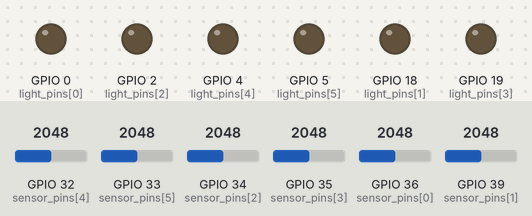
Simulated run of this sketch. Board: ESP32. Shown: output pins drawn as LEDs (lit = HIGH). Inputs (shaded band) come from the test bench; at power-on: GPIO 34 (sensor_pins[2]) = 2048, GPIO 32 (sensor_pins[4]) = 2048, GPIO 33 (sensor_pins[5]) = 2048, GPIO 35 (sensor_pins[3]) = 2048, GPIO 36 (sensor_pins[0]) = 2048, GPIO 39 (sensor_pins[1]) = 2048. What the sketch prints to the serial monitor is not drawn.

Above: at 3.2 s.
3.3 s: GPIO 34 (sensor_pins[2]) set to 251
6.3 s: GPIO 34 (sensor_pins[2]) set to 227
At 7.0 s:
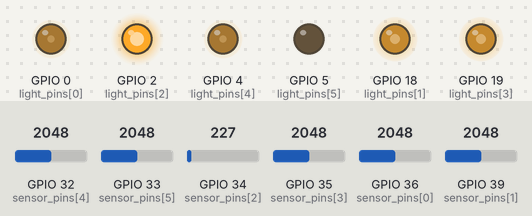
7.8 s: GPIO 32 (sensor_pins[4]) set to 252
9.3 s: GPIO 32 (sensor_pins[4]) set to 212
At 10.8 s:
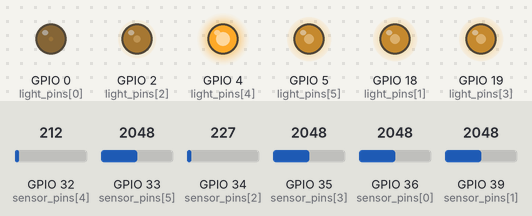
11.1 s: GPIO 33 (sensor_pins[5]) set to 249
12.6 s: GPIO 33 (sensor_pins[5]) set to 226
At 13.1 s:
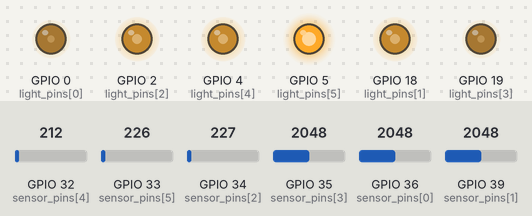
Timing chart, 0 to 15.1 s (numbered marks = the images above; inputs shaded):
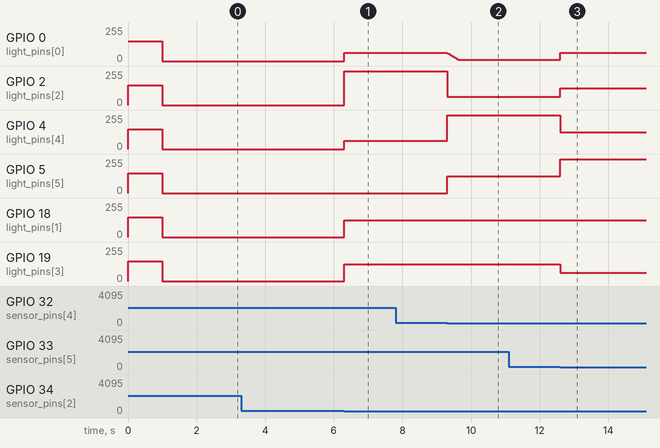

The sketch:

main.ino
```cpp
/********
 *
 * ******/
#include <WiFi.h>
#include <WiFiClient.h>
#include <WiFiUdp.h>
#include <String.h>
#include <HTTPClient.h>
#include <esp_log.h>
#include <ArduinoJson.h>


//WIFI CONFIG
#define SSID        "loza"
#define PASSWORD    "la123456"

#define TESTMODE
//#define SEND_DATA
//#define DIM_READ
#define SENSOR_READ

#define SENSOR_NUM  6
#define LIGHT_NUM   6

#define COMPARE_SENSOR 29

//LEDC SETUP - ANALOG WRITEE
#define LEDC_TIMER_13_BIT  13
#define LEDC_BASE_FREQ     5000
#define TEST_LIGHT         150


bool overriden;
uint8_t overridenBrightness;

uint32_t callTime = 0;
uint32_t callTime_REQ = 0;

uint8_t sensor_pins[LIGHT_NUM] = {36, 39, 34, 35, 32, 33};


uint8_t light_pins[SENSOR_NUM] = {0, 18, 2, 19, 4, 5};
uint8_t sensor_state[SENSOR_NUM];
uint8_t sensor_fail[SENSOR_NUM] = {0, 0, 0, 0, 0, 0};

uint8_t light_state[LIGHT_NUM][3] = {   {255, 0, 0}, //SET_STATE, CURRENT STATE 0-255, ALWAYS_ON
                                        {255, 0, 0},
                                        {255, 0, 0},
                                        {255, 0, 0},
                                        {255, 0, 0},
                                        {255, 0, 0}
};

void WifiConnect(char ssid[], char pass[]){

    #ifdef TESTMODE
    Serial.print("Connecting to: ");
    Serial.println(ssid);
    #endif//TESTMODE

    WiFi.mode(WIFI_STA);
    WiFi.begin(ssid, pass);

    while (WiFi.waitForConnectResult() != WL_CONNECTED) {

        #ifdef TESTMODE
        Serial.println("Connection Failed! Rebooting system in 2 seconds.");
        #endif//TESTMODE

        //Wait 2 seconds before restarting the device
        delay(2000);

        ESP.restart();
    }

    #ifdef TESTMODE
    Serial.println ( "" );
    Serial.print ( "Connected to " ); Serial.println ( ssid );
    Serial.print ( "IP address: " ); Serial.println ( WiFi.localIP() );
    #endif //TEST_MODE

}

void setupPins_light(uint8_t num){

    uint8_t COUNTER;

    for(COUNTER = 0; COUNTER < num; COUNTER++){

        ledcSetup(COUNTER, LEDC_BASE_FREQ, LEDC_TIMER_13_BIT);

        ledcAttachPin(light_pins[COUNTER], COUNTER);
    }

}

void ledcAnalogWrite(uint8_t channel, uint32_t value, uint32_t valueMax = 255) {
  // calculate duty, 8191 from 2 ^ 13 - 1
  uint32_t duty = (8191 / valueMax) * _min(value, valueMax);
  // write duty to LEDC
  ledcWrite(channel, duty);
}

void testSensor(){

    uint8_t COUNTER;
    uint8_t sensorValue[SENSOR_NUM];

    for(COUNTER = 0; COUNTER < SENSOR_NUM; COUNTER++){

        sensorValue[COUNTER] = map(analogRead(sensor_pins[COUNTER]), 0, 255, 0, 32);

    }

    for(COUNTER = 0; COUNTER < SENSOR_NUM; COUNTER++){

        Serial.print(COUNTER); Serial.print("|"); Serial.print(sensorValue[COUNTER]); Serial.print("\t");

    }

    Serial.println("");

}
uint8_t sendGetRequest(char url[], uint8_t id, uint8_t event){

    uint32_t httpCode;
    HTTPClient http;

    String ID, EVENT, getData, link;

    ID = String(id);
    EVENT = String(event);

    getData = "?id=" + ID + "&eventId=" + EVENT;
    link = url + getData;

    Serial.println(link);

    http.begin(link);

    http.end(); //Free the resources

    return 1; //GET REQUEST IS OK!
}

String readGetRequest(char url[], uint8_t ID){

    uint32_t httpCode;
    String payload;
    HTTPClient http;
    DynamicJsonBuffer jsonBuffer;

    Serial.println(url);

    http.begin(url);

    httpCode = http.GET();

    if (httpCode > 0) {

        payload = http.getString();

        JsonObject& root = jsonBuffer.parseObject(payload);

        overriden = root["overriden"];
        overridenBrightness = root["overridenBrightness"];

        Serial.println(overriden);
        Serial.println(overridenBrightness);
        Serial.println(payload);

        light_state[ID][0] = overridenBrightness;
        if(overriden == true){ light_state[ID][2] = 1; } else { light_state[ID][2] = 0; }

    }

    else {

        #ifdef TESTMODE
        Serial.print("Error on HTTP request: "); Serial.println(httpCode);
        #endif //TESTMODE

        return String(httpCode);
    }

    http.end(); //Free the resources

    return payload; //GET REQUEST IS OK!
}

void readSensorData(){

    uint8_t COUNTER;
    uint8_t realValue;

    for(COUNTER = 0; COUNTER < SENSOR_NUM; COUNTER++){

        realValue = map(analogRead(sensor_pins[COUNTER]), 0, 255, 0, 31);

        if(realValue < COMPARE_SENSOR){
            sensor_state[COUNTER] = 1;
        }

        else {
            sensor_state[COUNTER] = 0;
        }
    }
}

void updateLightState(uint8_t ID){

    uint8_t COUNTER;
    uint8_t previousValuePLUS = light_state[ID][0];
    uint8_t previousValueMINUS = light_state[ID][0];

    if(light_state[ID][2] != 1){
        light_state[ID][1] = light_state[ID][0];
    }

    for(COUNTER = 1; COUNTER <= 2; COUNTER++){

        if((ID + COUNTER) <= 6){

            if(light_state[ID + COUNTER][1] + (light_state[ID][0] / 2) <= light_state[ID][0]){

                if(light_state[ID + COUNTER][2] != 1){

                    light_state[ID + COUNTER][1] = previousValuePLUS / 2;
                }
                previousValuePLUS /= 2;

            }
        }
        if((ID - COUNTER) >= 0){

            if(light_state[ID + COUNTER][1] + (previousValueMINUS / 2) <= light_state[ID][0]){

                if(light_state[ID + COUNTER][2] != 1){
                    light_state[ID - COUNTER][1] = previousValueMINUS / 2;
                }
                previousValueMINUS /= 2;

            }
        }
    }

}

void updateTrafficLight(){

    uint8_t COUNTER;
    uint32_t currentTime = millis();

    #ifdef SENSOR_READ
    for(COUNTER = 0; COUNTER < LIGHT_NUM; COUNTER++){
        Serial.print(light_state[COUNTER][1]); Serial.print("\t");
    }
    Serial.println("");
    #endif

    for(COUNTER = 0; COUNTER < LIGHT_NUM; COUNTER++){

        if(light_state[COUNTER][2] != 1){
            ledcAnalogWrite(COUNTER, light_state[COUNTER][1]);
        }

        else {
            ledcAnalogWrite(COUNTER, light_state[COUNTER][0]);
        }

    }

    if(currentTime > callTime + 30){
        for(COUNTER = 0; COUNTER < LIGHT_NUM; COUNTER++){
            if((light_state[COUNTER][1] - 5) >= 5 && light_state[COUNTER][2] != 1 && sensor_state[COUNTER] != 1){
                light_state[COUNTER][1] -= 5;
            }
        }
        callTime = millis();
    }
}

void updateTrafficState(){

    uint8_t COUNTER;
    uint32_t currentTime;

    currentTime = millis();

    readSensorData();

    for(COUNTER = 0; COUNTER < SENSOR_NUM; COUNTER++){
        if(sensor_state[COUNTER] != 0){

            #ifdef TESTMODE
            //Serial.print("State on device["); Serial.print(COUNTER); Serial.println("] changed!");
            #endif //TESTMODE

            updateLightState(COUNTER);

            #ifdef SEND_DATA
            sendGetRequest("https://simpleidentityloginapi20181011080358.azurewebsites.net/api/station/get-info", COUNTER, 1);
            #endif

        }
    }

    #ifdef DIM_READ
    if(callTime_REQ + 5000 <= currentTime){
        for(COUNTER = 0; COUNTER < LIGHT_NUM; COUNTER++){
            readGetRequest("https://simpleidentityloginapi20181011080358.azurewebsites.net/api/overriden-status", COUNTER);
        }
        callTime_REQ = millis();
    }
    #endif

}
void checkForSensorFaliure(){

    uint8_t COUNTER;

    for(COUNTER = 0; COUNTER < LIGHT_NUM; COUNTER++){
        if(sensor_state[COUNTER] == 255 && sensor_fail[COUNTER] != 1){
            sendGetRequest("https://simpleidentityloginapi20181011080358.azurewebsites.net/api/station/get-info", COUNTER, 2);
            Serial.print("Sensor faliure["); Serial.print(COUNTER); Serial.println("] !!!!");
            sensor_fail[COUNTER] = 1;
        }
        else if(sensor_state[COUNTER] != 255){
            sensor_fail[COUNTER] = 0;
        }
    }
}

void testLights(){

    uint8_t COUNTER;

    for(COUNTER = 0; COUNTER < LIGHT_NUM; COUNTER++){
        ledcAnalogWrite(COUNTER, TEST_LIGHT);
    }

    delay(1000);

    for(COUNTER = 0; COUNTER < LIGHT_NUM; COUNTER++){
        ledcAnalogWrite(COUNTER, 0);
    }
}

void setup() {

    #ifdef TESTMODE
    Serial.begin(115200);
    #endif //TESTMODE

    setupPins_light(LIGHT_NUM);
    testLights();

    //Connect to wifi network
    //WifiConnect(SSID, PASSWORD);
    delay(1000);
    WiFi.disconnect(true);
    //WifiConnect(SSID, PASSWORD);

}

void loop() {

    while(WiFi.status() != WL_CONNECTED){

        checkForSensorFaliure();

        updateTrafficLight(); //Update the devices lights

        updateTrafficState(); //Update the state of reading devices

    }

    #ifdef TESTMODE
    Serial.println("Lost internet connection. Rebooting system in 2 seconds.");
    #endif //TESTMODE

    delay(2000);

    ESP.restart();
}
```

Measured:
- the behaviour switches between 239 and 238 on GPIO 34 (sensor_pins[2]) (found by bisection; images 0 and 1)
- the behaviour switches between 239 and 238 on GPIO 32 (sensor_pins[4]) (found by bisection; images 1 and 2)
- the behaviour switches between 239 and 238 on GPIO 33 (sensor_pins[5]) (found by bisection; images 2 and 3)
- after the input at 6.3 s, GPIO 0 (light_pins[0]), GPIO 4 (light_pins[4]): 0/255 → 63/255 at once; GPIO 2 (light_pins[2]): 0/255 → 254/255 at once; GPIO 18 (light_pins[1]), GPIO 19 (light_pins[3]): 0/255 → 127/255 at once
- after the input at 9.3 s, GPIO 0 (light_pins[0]): moves from 63/255 to 8/255 over 0.33 s, starting at once; GPIO 2 (light_pins[2]): 254/255 → 63/255 at once; GPIO 4 (light_pins[4]): 63/255 → 254/255 at once; GPIO 5 (light_pins[5]): 0/255 → 127/255 at once
- after the input at 12.6 s, GPIO 0 (light_pins[0]): 8/255 → 63/255 at once; GPIO 2 (light_pins[2]): 63/255 → 127/255 at once; GPIO 4 (light_pins[4]): 254/255 → 127/255 at once; GPIO 5 (light_pins[5]): 127/255 → 254/255 at once; GPIO 19 (light_pins[3]): 127/255 → 63/255 at once
